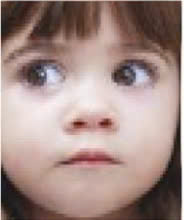
#> input picture Thiet_ke_thuat_toan/01.jpg, 184 x 220 px; its folder holds only this picture in this run
$ jupyter execute taoAnhToi2.ipynb
#> lines starting #> are read from the running program, lines starting #| are printed output that depends on the picture
[cell 1]
import cv2
import numpy as np
import matplotlib.pyplot as plt

# Danh sách tên ảnh từ 01.jpg đến 07.jpg
image_filenames = [f'{i:02}.jpg' for i in range(1, 8)]

# Lặp qua từng ảnh
for filename in image_filenames:
    # Đọc ảnh và chuyển sang RGB
    image = cv2.imread(filename)
#> image is the input picture: shape (220, 184, 3); mean B, G, R 132.2, 137.8, 161.6
    if image is None:
        print(f"Không tìm thấy ảnh: {filename}")
        continue

    image = cv2.cvtColor(image, cv2.COLOR_BGR2RGB)

    # Tạo ảnh tối bằng cách giảm độ sáng
    dark_image = (image * 0.3).astype(np.uint8)
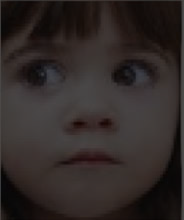
#> dark_image: shape (220, 184, 3); mean R, G, B 48, 40.9, 39.2

    # Hiển thị ảnh tối
    plt.figure(figsize=(5, 5))
    plt.imshow(dark_image)
    plt.title(f'{filename} - Ảnh tối')
    plt.axis('off')
    plt.tight_layout()
    plt.show()
